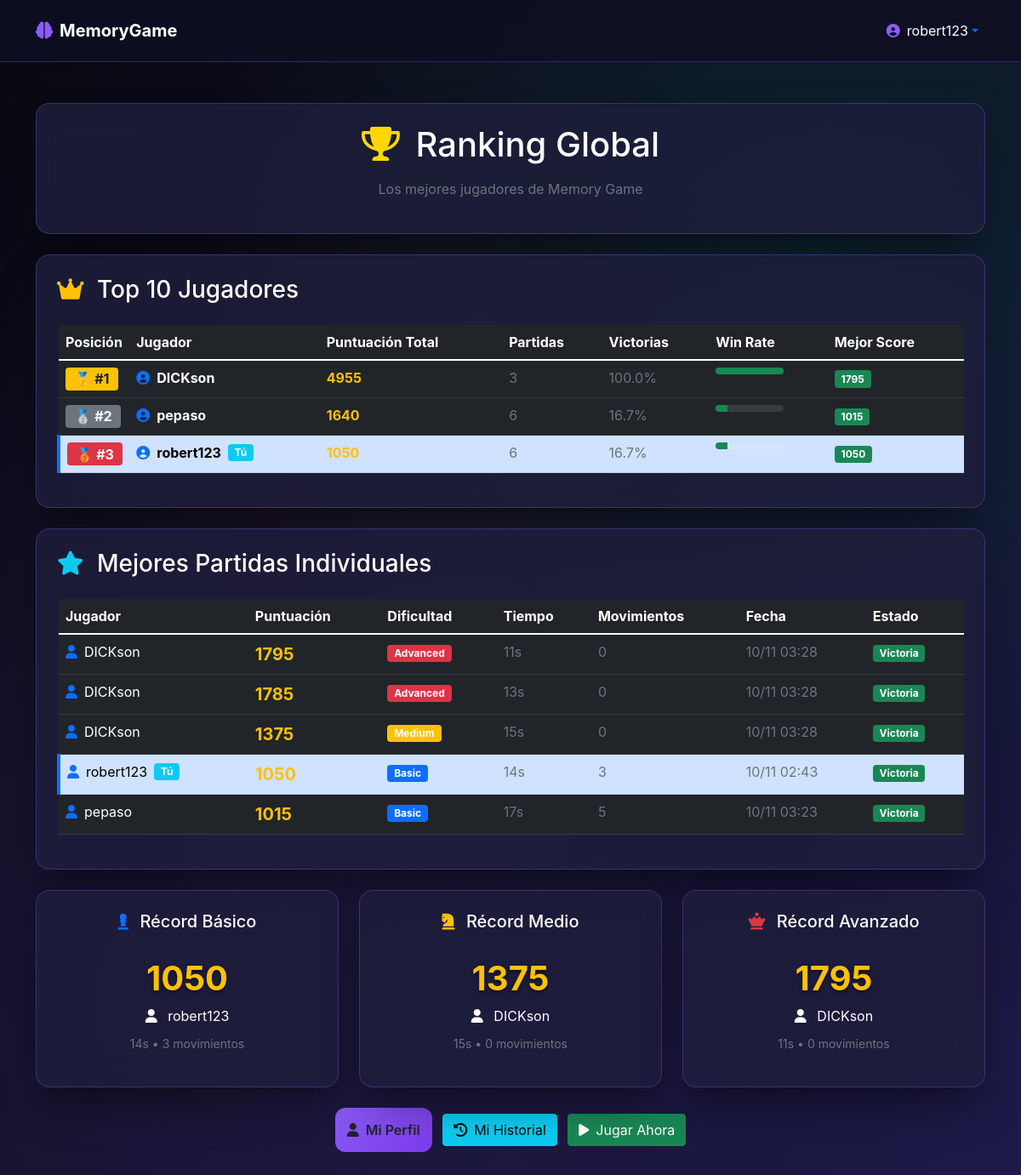
Page /memory/leaderboard/ (signed in) on the committed database.
### memory_game/models.py (models this page shows, shortened)
class GlobalRanking(models.Model):
    player = models.OneToOneField(User, on_delete=models.CASCADE)
    total_score = models.IntegerField(default=0)
    games_played = models.IntegerField(default=0)
    win_rate = models.FloatField(default=0.0)
    average_score = models.FloatField(default=0.0)
    best_score = models.IntegerField(default=0)
    rank_position = models.IntegerField(default=0)
    last_updated = models.DateTimeField(auto_now=True)
    class Meta:
        ordering = ['-total_score']  # Ordenar por puntuación total descendente

class GameSession(models.Model):
    DIFFICULTY_CHOICES = [
        ('basic', 'Básico (6 intentos, 90s)'),
        ('medium', 'Medio (4 intentos, 60s)'),
        ('advanced', 'Avanzado (2 intentos, 45s)'),
    ]
    player = models.ForeignKey(User, on_delete=models.CASCADE)
    difficulty = models.CharField(max_length=10, choices=DIFFICULTY_CHOICES)
    start_time = models.DateTimeField(auto_now_add=True)
    end_time = models.DateTimeField(null=True, blank=True)
    moves = models.IntegerField(default=0)
    completed = models.BooleanField(default=False)
    won = models.BooleanField(default=False)
    time_taken = models.IntegerField(default=0)  # en segundos
    score = models.IntegerField(default=0)           # Puntuación de esta partida
    max_combo = models.IntegerField(default=0)       # Máximo combo consecutivo
    perfect_game = models.BooleanField(default=False) # Juego perfecto (mínimos movimientos)
    rank_position = models.IntegerField(default=0)   # Posición en el ranking global

### memory_game/views.py (the view)
# urls.py: path('leaderboard/', views.leaderboard, name='leaderboard'),
@login_required
def leaderboard(request):
    top_players = GlobalRanking.objects.all().order_by('-total_score')[:10]
    top_scores = GameSession.objects.filter(won=True).order_by('-score')[:10]
    best_basic = GameSession.objects.filter(won=True, difficulty='basic').order_by('-score').first()
    best_medium = GameSession.objects.filter(won=True, difficulty='medium').order_by('-score').first()
    best_advanced = GameSession.objects.filter(won=True, difficulty='advanced').order_by('-score').first()
    return render(request, 'memory_game/leaderboard.html', {
        'top_players': top_players,
        'top_scores': top_scores,
        'best_basic': best_basic,
        'best_medium': best_medium,
        'best_advanced': best_advanced,
    })

### memory_game/templates/memory_game/leaderboard.html (shortened to what this page needs)
{% extends 'memory_game/base_app.html' %}
{% load static %}
{% block content %}
<div class="container my-5">
    <div class="row justify-content-center">
        <div class="col-lg-12">
            <div class="glass-card p-4 text-center mb-4">
                <h1 class="text-white mb-3">
                    <i class="fas fa-trophy me-2" style="color: gold;"></i>
                    Ranking Global
                </h1>
                <p class="text-muted">Los mejores jugadores de Memory Game</p>
            </div>
            <div class="glass-card p-4 mb-4">
                <h3 class="text-white mb-4">
                    <i class="fas fa-crown me-2 text-warning"></i>
                    Top 10 Jugadores
                </h3>
                {% if top_players %}
                <div class="table-responsive">
                    <table class="table table-dark table-hover">
                        <thead>
                            <tr>
                                <th width="80">Posición</th>
                                <th>Jugador</th>
                                <th>Puntuación Total</th>
                                <th>Partidas</th>
                                <th>Victorias</th>
                                <th>Win Rate</th>
                                <th>Mejor Score</th>
                            </tr>
                        </thead>
                        <tbody>
                            {% for player in top_players %}
                            <tr class="{% if player.player == user %}table-primary{% endif %}">
                                <td>
                                    {% if forloop.first %}
                                    <span class="badge bg-warning text-dark fs-6">🥇 #{{ forloop.counter }}</span>
                                    {% elif forloop.counter == 2 %}
                                    <span class="badge bg-secondary fs-6">🥈 #{{ forloop.counter }}</span>
                                    {% elif forloop.counter == 3 %}
                                    <span class="badge bg-danger fs-6">🥉 #{{ forloop.counter }}</span>
                                    {% else %}
                                    <span class="badge bg-dark fs-6">#{{ forloop.counter }}</span>
                                    {% endif %}
                                </td>
                                <td>
                                    <div class="d-flex align-items-center">
                                        <i class="fas fa-user-circle me-2 text-primary"></i>
                                        <strong>{{ player.player.username }}</strong>
                                        {% if player.player == user %}
                                        <span class="badge bg-info ms-2">Tú</span>
                                        {% endif %}
                                    </div>
                                </td>
                                <td>
                                    <span class="fw-bold text-warning">{{ player.total_score|floatformat:0 }}</span>
                                </td>
                                <td class="text-muted">{{ player.games_played }}</td>
                                <td class="text-muted">{{ player.win_rate|floatformat:1 }}%</td>
                                <td>
                                    <div class="progress" style="height: 8px; width: 80px;">
                                        <div class="progress-bar bg-success" style="width: {{ player.win_rate }}%"></div>
                                    </div>
                                </td>
                                <td>
                                    <span class="badge bg-success">{{ player.best_score|floatformat:0 }}</span>
                                </td>
                            </tr>
                            {% endfor %}
                        </tbody>
                    </table>
                </div>
                {% else %}
                <div class="text-center py-5">
                    <i class="fas fa-trophy display-1 text-muted mb-3"></i>
                    <h4 class="text-muted">Aún no hay jugadores en el ranking</h4>
                    <p class="text-muted">¡Sé el primero en jugar!</p>
                </div>
                {% endif %}
            </div>
            <div class="glass-card p-4 mb-4">
                <h3 class="text-white mb-4">
                    <i class="fas fa-star me-2 text-info"></i>
                    Mejores Partidas Individuales
                </h3>
                {% if top_scores %}
                <div class="table-responsive">
                    <table class="table table-dark table-hover">
                        <thead>
                            <tr>
                                <th>Jugador</th>
                                <th>Puntuación</th>
                                <th>Dificultad</th>
                                <th>Tiempo</th>
                                <th>Movimientos</th>
                                <th>Fecha</th>
                                <th>Estado</th>
                            </tr>
                        </thead>
                        <tbody>
                            {% for game in top_scores %}
                            <tr class="{% if game.player == user %}table-primary{% endif %}">
                                <td>
                                    <div class="d-flex align-items-center">
                                        <i class="fas fa-user me-2 text-primary"></i>
                                        {{ game.player.username }}
                                        {% if game.player == user %}
                                        <span class="badge bg-info ms-2">Tú</span>
                                        {% endif %}
                                    </div>
                                </td>
                                <td>
                                    <span class="fw-bold text-warning fs-5">{{ game.score }}</span>
                                </td>
                                <td>
                                    <span class="badge
                                        {% if game.difficulty == 'basic' %}bg-primary
                                        {% elif game.difficulty == 'medium' %}bg-warning
                                        {% else %}bg-danger{% endif %}">
                                        {{ game.difficulty|title }}
                                    </span>
                                </td>
                                <td class="text-muted">{{ game.time_taken }}s</td>
                                <td class="text-muted">{{ game.moves }}</td>
                                <td class="text-muted">{{ game.start_time|date:"d/m H:i" }}</td>
                                <td>
                                    {% if game.perfect_game %}
                                    <span class="badge bg-gold" title="Juego Perfecto">
                                        <i class="fas fa-star me-1"></i>Perfecto
                                    </span>
                                    {% else %}
                                    <span class="badge bg-success">Victoria</span>
                                    {% endif %}
                                </td>
                            </tr>
                            {% endfor %}
                        </tbody>
                    </table>
                </div>
                {% else %}
                <div class="text-center py-4">
                    <i class="fas fa-gamepad display-1 text-muted mb-3"></i>
                    <p class="text-muted">Aún no hay partidas registradas</p>
                </div>
                {% endif %}
            </div>
            <div class="row g-4">
                <div class="col-md-4">
                    <div class="glass-card p-4 text-center h-100">
                        <h5 class="text-white mb-3">
                            <i class="fas fa-chess-pawn me-2 text-primary"></i>
                            Récord Básico
                        </h5>
                        {% if best_basic %}
                        <div class="record-card">
                            <div class="record-score display-6 text-warning mb-2">
                                {{ best_basic.score }}
                            </div>
                            <div class="record-player text-white mb-2">
                                <i class="fas fa-user me-2"></i>
                                {{ best_basic.player.username }}
                            </div>
                            <div class="record-details text-muted">
                                <small>{{ best_basic.time_taken }}s • {{ best_basic.moves }} movimientos</small>
                            </div>
                        </div>
                        {% else %}
                        <div class="text-muted py-3">
                            <i class="fas fa-chess-pawn display-1 opacity-50"></i>
                            <p class="mt-2">Sin récord</p>
                        </div>
                        {% endif %}
                    </div>
                </div>
                <div class="col-md-4">
                    <div class="glass-card p-4 text-center h-100">
                        <h5 class="text-white mb-3">
                            <i class="fas fa-chess-knight me-2 text-warning"></i>
                            Récord Medio
                        </h5>
                        {% if best_medium %}
                        <div class="record-card">
                            <div class="record-score display-6 text-warning mb-2">
                                {{ best_medium.score }}
                            </div>
                            <div class="record-player text-white mb-2">
                                <i class="fas fa-user me-2"></i>
                                {{ best_medium.player.username }}
                            </div>
                            <div class="record-details text-muted">
                                <small>{{ best_medium.time_taken }}s • {{ best_medium.moves }} movimientos</small>
                            </div>
                        </div>
                        {% else %}
                        <div class="text-muted py-3">
                            <i class="fas fa-chess-knight display-1 opacity-50"></i>
                            <p class="mt-2">Sin récord</p>
                        </div>
                        {% endif %}
                    </div>
                </div>
                <div class="col-md-4">
                    <div class="glass-card p-4 text-center h-100">
                        <h5 class="text-white mb-3">
                            <i class="fas fa-chess-queen me-2 text-danger"></i>
                            Récord Avanzado
                        </h5>
                        {% if best_advanced %}
                        <div class="record-card">
                            <div class="record-score display-6 text-warning mb-2">
                                {{ best_advanced.score }}
                            </div>
                            <div class="record-player text-white mb-2">
                                <i class="fas fa-user me-2"></i>
                                {{ best_advanced.player.username }}
                            </div>
                            <div class="record-details text-muted">
                                <small>{{ best_advanced.time_taken }}s • {{ best_advanced.moves }} movimientos</small>
                            </div>
                        </div>
                        {% else %}
                        <div class="text-muted py-3">
                            <i class="fas fa-chess-queen display-1 opacity-50"></i>
                            <p class="mt-2">Sin récord</p>
                        </div>
                        {% endif %}
                    </div>
                </div>
            </div>
            <div class="text-center mt-4">
                <a href="{% url 'profile' %}" class="btn btn-primary-custom me-2">
                    <i class="fas fa-user me-2"></i>Mi Perfil
                </a>
                <a href="{% url 'game_history' %}" class="btn btn-info me-2">
                    <i class="fas fa-history me-2"></i>Mi Historial
                </a>
                <a href="{% url 'select_difficulty' %}" class="btn btn-success">
                    <i class="fas fa-play me-2"></i>Jugar Ahora
                </a>
            </div>
        </div>
    </div>
</div>
{% endblock %}

### memory_game/templates/memory_game/partials/navbar.html (shortened to what this page needs)
<nav class="navbar navbar-expand-lg navbar-custom">
    <div class="container">
        <a class="navbar-brand d-flex align-items-center" href="{% url 'select_difficulty' %}">
            <i class="fas fa-brain me-2" style="color: #8b5cf6;"></i>
            <span class="text-white fw-bold">MemoryGame</span>
        </a>
        <div class="navbar-nav ms-auto">
            <div class="nav-item dropdown user-dropdown">
                <a class="nav-link dropdown-toggle d-flex align-items-center" href="#" role="button"
                   data-bs-toggle="dropdown" aria-expanded="false">
                    <i class="fas fa-user-circle me-2" style="color: #8b5cf6;"></i>
                    <span class="text-white">{{ user.username }}</span>
                </a>
            </div>
        </div>
    </div>
</nav>

### rows in the picture
GlobalRanking: player.username "DICKson", total_score "4955", games_played "3", win_rate "100.0", best_score "1795"
GlobalRanking: player.username "pepaso", total_score "1640", games_played "6", win_rate "16.7", best_score "1015"
GlobalRanking: player.username "robert123", shows "Tú", total_score "1050", games_played "6", win_rate "16.7", best_score "1050"
GameSession: player.username "DICKson", score "1795", difficulty "Advanced", time_taken "11", moves "0", start_time "10/11 03:28", perfect_game "Victoria"
GameSession: player.username "DICKson", score "1785", difficulty "Advanced", time_taken "13", moves "0", start_time "10/11 03:28", perfect_game "Victoria"
GameSession: player.username "DICKson", score "1375", difficulty "Medium", time_taken "15", moves "0", start_time "10/11 03:28", perfect_game "Victoria"
GameSession: player.username "robert123", shows "Tú", score "1050", difficulty "Basic", time_taken "14", moves "3", start_time "10/11 02:43", perfect_game "Victoria"
GameSession: player.username "pepaso", score "1015", difficulty "Basic", time_taken "17", moves "5", start_time "10/11 03:23", perfect_game "Victoria"

### other values in the picture
{{ user.username }} "robert123"
